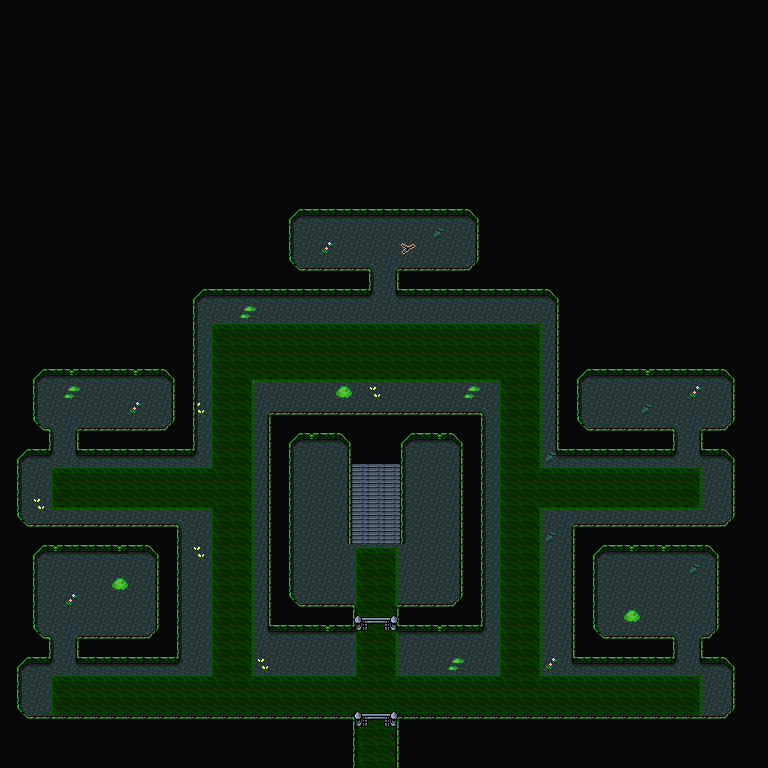

Rendered tile map (Tiled .tmx) drawn with the repository's tilesets; below, a short description and the map source with its tile grids summarised:
An orthogonal 48x48 tile map with 16x16 px tiles, 5 tile layers (Background, Floor, Ground, Foreground, ...), 2 tilesets and 23 objects.

<map version="1.10" tiledversion="1.11.2" orientation="orthogonal" renderorder="right-down" width="48" height="48" tilewidth="16" tileheight="16" infinite="0" nextlayerid="7" nextobjectid="85">
 <editorsettings>
  <export target="wastetown..tmx" format="tmx" />
 </editorsettings>
 <properties>
  <property name="dungeonEffect">{"startBattleWithCardInCommandZone": [ "Ghalta's Presence" ]
}</property>
  <property name="respawnEnemies" type="bool" value="true" />
 </properties>
 <tileset firstgid="1" source="../../../../../common/maps/tileset/main.tsx" />
 <tileset firstgid="10113" source="../../../../../common/maps/tileset/buildings.tsx" />
 <layer id="1" name="Background" width="48" height="48">
  <data>[2304 cells, 2209 non-empty, 4 distinct tile ids]</data>
 </layer>
 <layer id="6" name="Floor" width="48" height="48">
  <data>[2304 cells, 417 non-empty, 16 distinct tile ids]</data>
 </layer>
 <layer id="2" name="Ground" width="48" height="48">
  <data>[2304 cells, 46 non-empty, 9 distinct tile ids]</data>
 </layer>
 <layer id="3" name="Foreground" width="48" height="48">
  <data>[2304 cells, 1691 non-empty, 15 distinct tile ids]</data>
 </layer>
 <layer id="5" name="AboveSprites" width="48" height="48">
  <properties>
   <property name="spriteLayer" type="bool" value="true" />
  </properties>
  <data>[2304 cells, 27 non-empty, 9 distinct tile ids]</data>
 </layer>
 <objectgroup id="4" name="Objects">
  <!-- 23 objects omitted --></objectgroup>
</map>
<!-- 23 of 23 objects omitted -->
